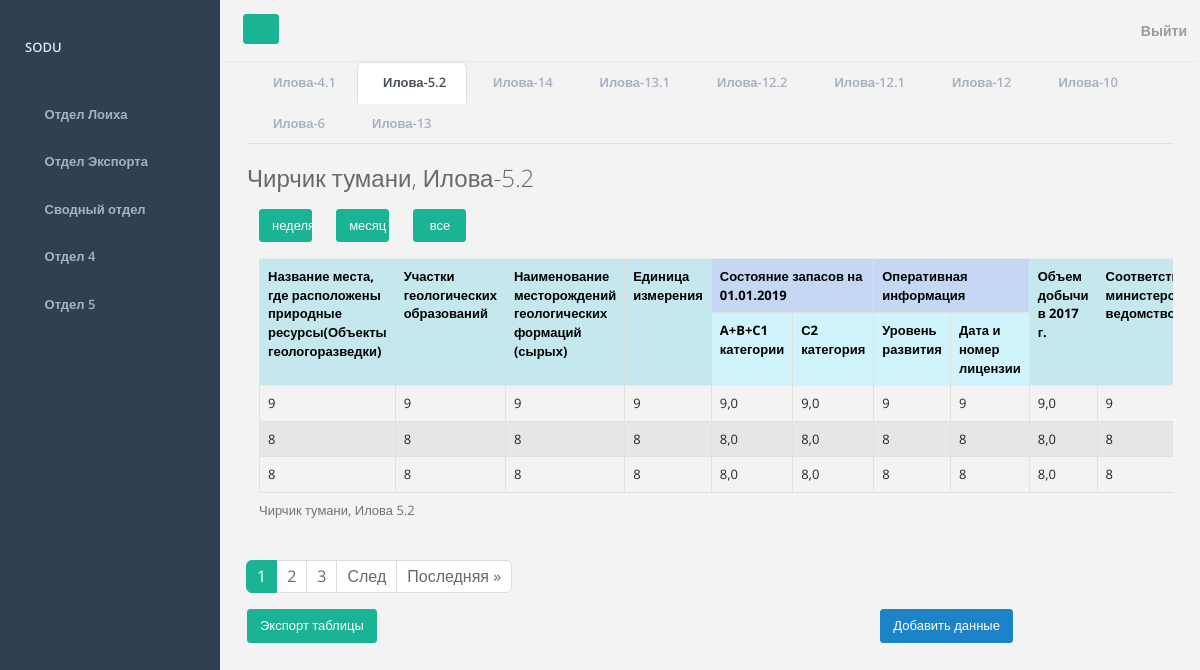
Page /projects-department/table/ilova-5.2 (signed in) on the earlier database version.
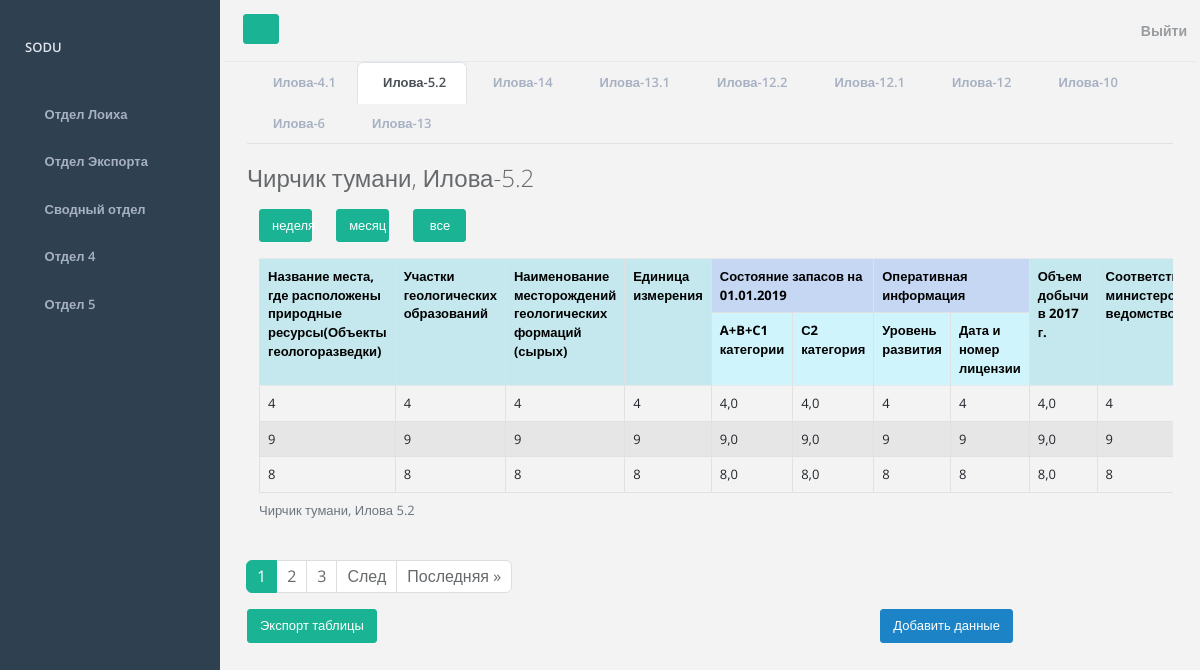
Same page on the later database version.
### mainapp/models.py (models this page shows, shortened)
class Loiha52(models.Model):
    district = models.ForeignKey(District, on_delete=models.PROTECT, verbose_name="Район")
    places_of_exploration = models.CharField(max_length=255, verbose_name="Название места, где расположены природные ресурсы(Объекты геологоразведки)")
    sites_of_geo_formations = models.CharField(max_length=255, verbose_name="Участки геологических образований")
    name_of_formations = models.CharField(max_length=255, verbose_name="Наименование месторождений геологических формаций (сырых)")
    unit = models.CharField(max_length=255, verbose_name="Единица измерения")
    abc_categories = models.FloatField(blank=True, verbose_name="A+B+C1 категории")
    c2_category = models.FloatField(blank=True, verbose_name="С2 категория")
    lvl_development_operational_information = models.CharField(max_length=255, verbose_name="Уровень развития")
    date_license_operational_information = models.CharField(max_length=255, verbose_name="Дата и номер лицензии")
    volume_of_production_2017 = models.FloatField(blank=True, verbose_name="Объем добычи в 2017 г.")
    ministry_and_department = models.CharField(max_length=255, verbose_name="Соответствующее министерство и ведомство")
    confirmed_stock_and_date = models.CharField(max_length=255, verbose_name="Подтвержденный отчет о запасах и его дата")
    comment = models.CharField(max_length=255, blank=True, verbose_name="Комментарий")
    time_create = models.DateTimeField(auto_now_add=True, verbose_name="Дата создания записи")
    time_update = models.DateTimeField(auto_now=True, verbose_name="Дата обновления записи")
    is_published = models.BooleanField(default=True, verbose_name="Опубликовано")
    class Meta:
        verbose_name = 'Таблица 5.2'
        verbose_name_plural = 'Таблицы 5.2'
        ordering = ['-time_create']

### mainapp/views.py (the view)
# urls.py: path('projects-department/table/ilova-5.2', views.get_data_table_Loiha52, name='table_loiha5.2'),
def get_data_table_Loiha52(request):
    if get_group_loiha_id(request):
        table_data = show_data_table_to_departament(Loiha52)
    else:
        table_data = show_data_table(request, Loiha52)
    page_obj = paginate_page(request, table_data)
    context = get_context_data(page_obj, 'Илова-5.2', projects_department, table_data)
    return render(request, src['loiha52'], context)

### mainapp/models.py (called while the page is built)
    def __str__(self):
        return self.district

### mainapp/utils.py (called while the page is built)
def show_data_table(request, model):
    model = model.objects.filter(district=request.user.district)
    return model

def get_context_data(page_obj, title, menu, table_data):
    context = {
        'page_obj': page_obj,
        'title': title,
        'projects_department': menu,
        'table_data': table_data
    }
    return context

def get_group_loiha_id(request):
    return request.user.groups.filter(id=3).exists() and request.user.groups.filter(id=1)

def paginate_page(request, table_data):
    paginator = Paginator(table_data, 3)
    page_number = request.GET.get('page')
    page_obj = paginator.get_page(page_number)
    return page_obj

### mainapp/templates/mainapp/data_table/table_loiha52.html (shortened to what this page needs)
{% extends 'mainapp/departments/projects_department.html' %}
{% block table %}
<h2 class="mb-3">
    {% if request.user.district != None %}
    {{ request.user.district }},
    {% endif %}
    {{ title }}</h2>
{% block filter %}
<div class="container mb-3">
    <div class="row">
        <div class="col-1"><a class="btn btn btn-primary w-100"
                              href="{% url 'table_filter_loiha52' filter_slug='week' %}">неделя</a></div>
        <div class="col-1"><a class="btn btn btn-primary w-100"
                              href="{% url 'table_filter_loiha52' filter_slug='month' %}">месяц</a></div>
        <div class="col-1"><a class="btn btn btn-primary w-100" href="{% url 'table_loiha5.2' %}">все</a></div>
    </div>
</div>
{% endblock %}
<div class="container overflow-auto">
    <table class="table table-bordered table-striped">
        <caption>
            {% if request.user.district != None %}
            {{ request.user.district }},
            {% endif %}
            Илова 5.2
        </caption>
        <tr>
            <th rowspan="2" class="table-info">Название места, где расположены природные ресурсы(Объекты
                геологоразведки)
            </th>
            <th rowspan="2" class="table-info">Участки геологических образований</th>
            <th rowspan="2" class="table-info">Наименование месторождений геологических формаций (сырых)</th>
            <th rowspan="2" class="table-info">Единица измерения</th>
            <th colspan="2" class="table-primary">Состояние запасов на 01.01.2019</th>
            <th colspan="2" class="table-primary">Оперативная информация</th>
            <th rowspan="2" class="table-info">Объем добычи в 2017 г.</th>
            <th rowspan="2" class="table-info">Соответствующее министерство и ведомство</th>
        </tr>
        <tr>
            <th class="table-info">A+B+C1 категории</th>
            <th class="table-info">С2 категория</th>
            <th class="table-info">Уровень развития</th>
            <th class="table-info">Дата и номер лицензии</th>
        </tr>
        {% for data in page_obj %}
        <tr>
            <td>{{data.places_of_exploration}}</td>
            <td>{{data.sites_of_geo_formations}}</td>
            <td>{{data.name_of_formations}}</td>
            <td>{{data.unit}}</td>
            <td>{{data.abc_categories}}</td>
            <td>{{data.c2_category}}</td>
            <td>{{data.lvl_development_operational_information}}</td>
            <td>{{data.date_license_operational_information}}</td>
            <td>{{data.volume_of_production_2017}}</td>
            <td>{{data.ministry_and_department}}</td>
        </tr>
        {%endfor%}
    </table>
</div>
{% include 'mainapp/pagination.html' %}
{% endblock %}
{% block export_table %}
<a class="btn btn-primary mb-5" href="#">Экспорт таблицы</a>
{%endblock%}
{% block add_data %}
{% if not request.user.groups.all and not request.user.is_superuser %}
<a class="btn btn-success mb-5" href="{% url 'form_loiha5.2' %}">Добавить данные</a>
{% endif %}
{%endblock%}

Differences in the rows shown:
no longer on this page (row unchanged): Loiha52: places_of_exploration "8", sites_of_geo_formations "8", name_of_formations "8", unit "8", abc_categories "8,0", c2_category "8,0", lvl_development_operational_information "8", date_license_operational_information "8", volume_of_production_2017 "8,0", ministry_and_department "8"
added Loiha52: places_of_exploration "4", sites_of_geo_formations "4", name_of_formations "4", unit "4", abc_categories "4,0", c2_category "4,0", lvl_development_operational_information "4", date_license_operational_information "4", volume_of_production_2017 "4,0", ministry_and_department "4"
